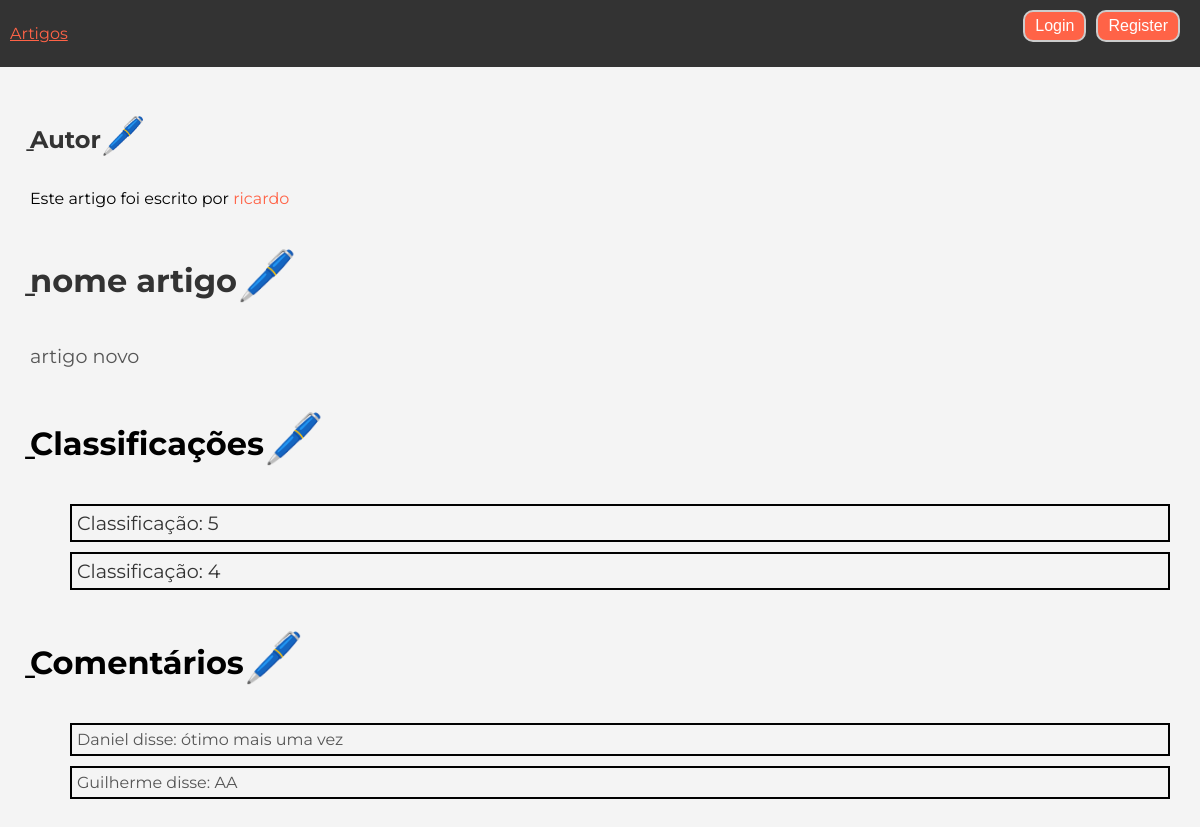
Page /artigos/ricardo/article/nome artigo/ on the committed database.
### artigos/models.py (models this page shows, shortened)
class Article(models.Model):
    title = models.CharField(max_length = 100)
    content = models.TextField()
    author = models.ForeignKey(Author, on_delete = models.CASCADE)
    created_at = models.DateTimeField(default = timezone.now)

class Author(models.Model):
    name = models.CharField(max_length = 50)
    email = models.EmailField(unique = True)

class Rating(models.Model):
    article = models.ForeignKey(Article, on_delete = models.CASCADE)
    rating_value = models.IntegerField()
    created_at = models.DateTimeField(default = timezone.now)

class Comment(models.Model):
    article = models.ForeignKey(Article, on_delete = models.CASCADE)
    content = models.TextField()
    comenter_name = models.CharField(max_length = 50)
    created_at = models.DateTimeField(default = timezone.now)

### artigos/views.py (the view)
# urls.py: path('<str:author_name>/article/<str:article_title>/', views.article_view, name='article_view'),
def article_view(request, author_name, article_title):
    article = Article.objects.get(title=article_title)
    comments = Comment.objects.filter(article=article)
    ratings = Rating.objects.filter(article=article)
    context = {
        'article': article,
        'comments': comments,
        'ratings': ratings,
    }
    return render(request, 'artigos/article.html', context)

### artigos/templates/artigos/article.html (shortened to what this page needs)
{% extends 'artigos/layout.html' %}
{% block content %}
<h1 class="author-name">Autor</h1>
<p>Este artigo foi escrito por <a class="author-link" href="{% url 'artigos:author_view' article.author.name %}">{{article.author.name}}</a></p>
<h1 class="article-title">{{ article.title }}</h1>
<p class="article-content">{{ article.content }}</p>
<h1>Classificações</h1>
<ul>
{% for rating in ratings %}
    <li>
        <span class="rating-value">Classificação: {{ rating.rating_value }}</span>
    </li>
{% endfor %}
</ul>
<h1>Comentários</h1>
<ul>
{% for comment in comments %}
    <li>
        <span class="comment-content">{{ comment.comenter_name }} disse: {{ comment.content }}</span>
    </li>
{% endfor %}
</ul>
{% endblock %}

### artigos/static/artigos/styles.css (style rules this page uses)
body { display: flex; flex-direction: column; font-family: 'Montserrat', sans-serif; margin: 0; padding: 0; background-color: #f4f4f4; }
ul { display: flex; flex-direction: column; gap: 10px; }
li { display: flex; align-items: center; gap: 10px; padding: 5px; border: 2px solid; }
.author-name { font-size: 1.5em; font-weight: bold; color: #333; }
.article-title { font-size: 2em; color: #333; }
.article-content { font-size: 1.2em; color: #555; }
.author-name { font-size: 1.5em; color: #333; }
.author-link { color: #ff6347; text-decoration: none; }
.rating-value { font-size: 1.2em; color: #333; }
.comment-content { font-size: 1em; color: #555; }
h1::before { content: '\0331'; font-family: 'Font Awesome 5 Free'; font-weight: 900; }
h1::after { content: '🖊️'; font-size: 1.5em; }

### rows in the picture
Article: author.name "ricardo", title "nome artigo", content "artigo novo"
Rating: rating_value "5"
Rating: rating_value "4"
Comment: comenter_name "Daniel", content "ótimo mais uma vez"
Comment: comenter_name "Guilherme", content "AA"
